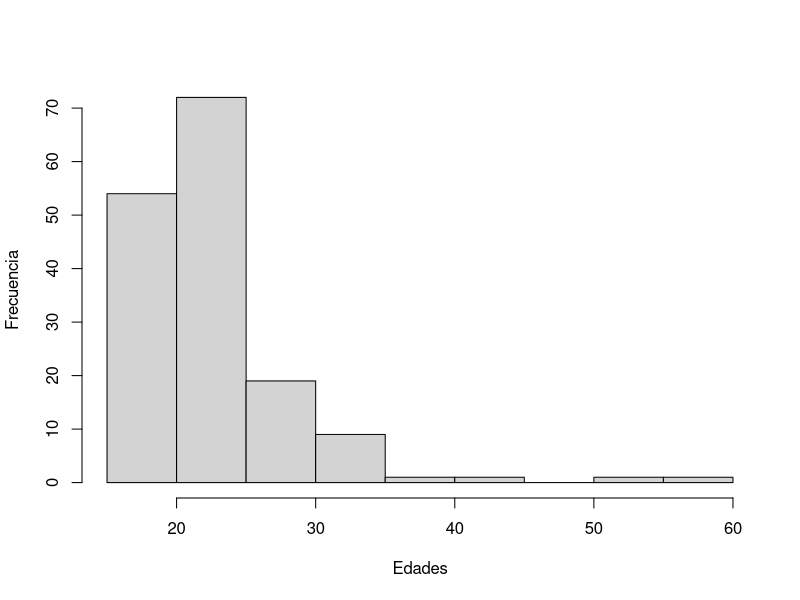
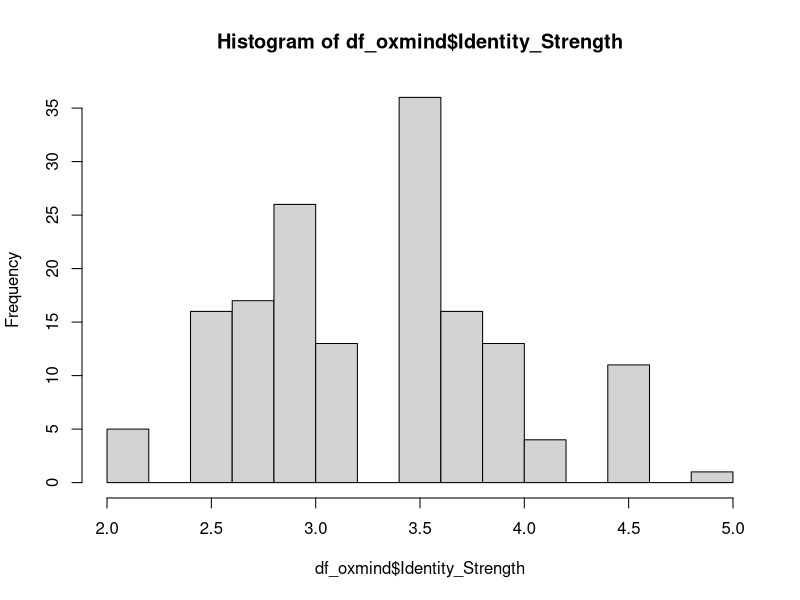
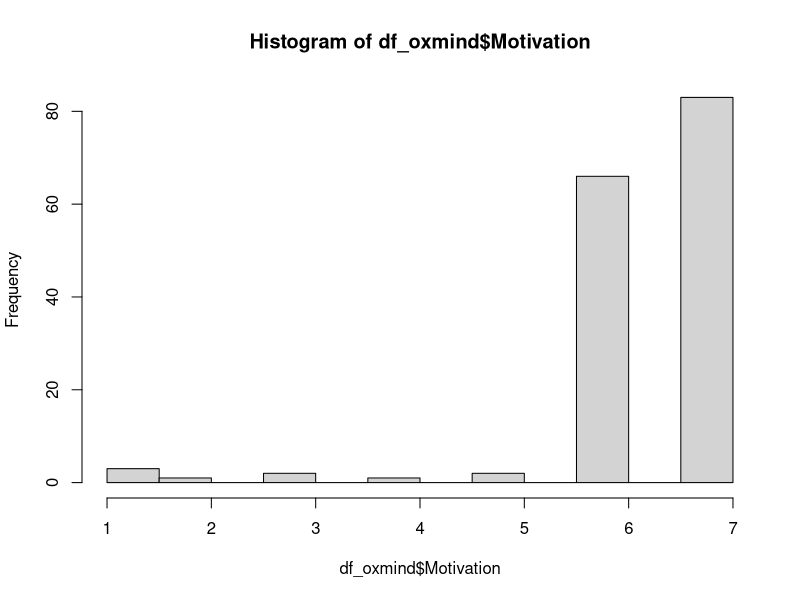
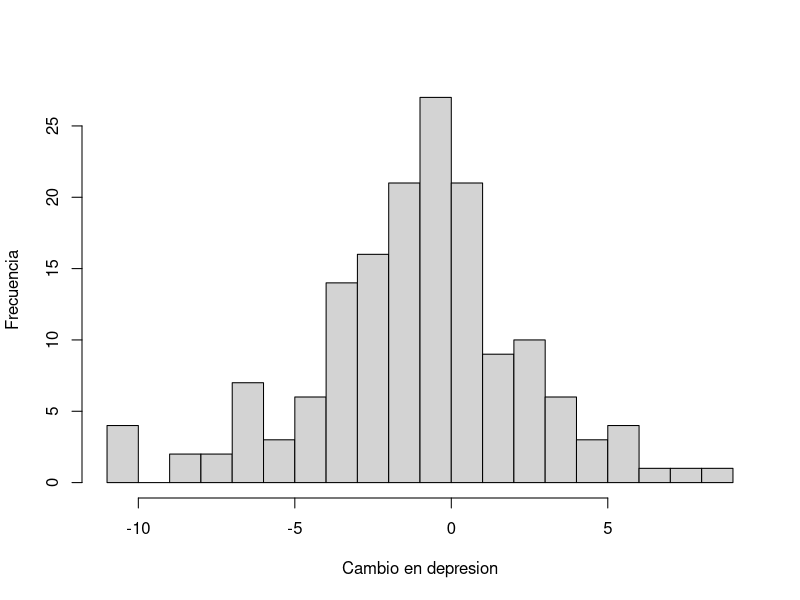

Write R code to recreate these figures, in order.
#Consigna 1: df_antropometria.
df_antropo = read.table('antropometria.csv', sep=',', header=T)#Leo table con separador "," y con nombres de columna (headers).
print(str(df_antropo))#La estructura me muestra columnas numeric (height, weight, age) y character (sex).

#Chequeos NA.
ubicaciones_na = which(is.na(df_antropo), arr.ind=T)#Cuando uso "arr.ind", which() me devuelve dos columnas: en la primera, la fila donde se hallo el NA; en la segunda, la columna donde se hallo el NA.
print(df_antropo[ubicaciones_na[,1],])#Busco las filas donde encontre NAs, y muestro esas entradas en el dataframe.
table(ubicaciones_na[,2])#Si me fijo las columnas donde existieron NAs, veo que solo fueron la primera y segunda. O sea, height y weight.

df_antropo = df_antropo[-ubicaciones_na[,1],]#Elimino todas las filas con NA.
write.table(df_antropo, file='antropometria_filtrado.csv', sep=',', col.names=T, quote=F)#Exporto.

#Consigna 2: Mindfulness.
#a) Importacion.
#library(openxlsx)#Si usan excel usen esto.
#df_oxmind = read.xlsx('oxford_mindfulness.xlsx')
df_oxmind = read.table('oxford_mindfulness.csv', sep=',', header=T)

#b) Limpieza y reconocimiento.
#Chequeo NAs.
ubicaciones_na = which(is.na(df_oxmind), arr.ind=T)#Existen NAs en columnas 20 a 24.
df_oxmind = df_oxmind[-ubicaciones_na[,1],]#Elimino

#Chequeo duplicadas.
print(which(duplicated(df_oxmind)))#No encuentro filas duplicadas.

#Chequeo anomalias.
head(df_oxmind[,1:7])#La columna 1-7 muestra datos base del sujeto. La edad es un numeric, asi como el numero de referencia, y el resto character.
hist(df_oxmind$Age, xlab='Edades', ylab='Frecuencia', main=NA)#Histograma de edad. No veo nada raro.
print(min(df_oxmind$Age))#La edad mas chica es 18, tiene sentido.
print(table(df_oxmind$Gender))#Las respuestas a genero son validas.
print(table(df_oxmind$Citizen))#Idem ciudadania.
print(table(df_oxmind$Ethnicity))#Idem etnicidad.
print(table(df_oxmind$English))#Idem idioma.
print(table(df_oxmind$Degree))#Idem nivel educativo.
#En resumen tenemos un dataset con mas genero femenino que masculino, y poca representatividad de demas generos. Las ciudadanias estan balanceadas, pero la etnicidad es predominantemente blanca. La mayoria habla ingles. La mayoria es de carrera de grado.

#Otras var categoricas.
print(table(df_oxmind$Brexit_Identity))#Les preguntaron tambien por brexit, solo se ven las dos respuestas no anomalas, sesgado hacia "remain".
print(table(df_oxmind$Meditation))#Respuestas "si" o "no" a si practican meditacion. Ambas categorias representadas, la mayoria en "si".
print(table(df_oxmind$Mindfulness))#Idem respuestas validas en mindfulness, pero casi nadie lo practica.
print(table(df_oxmind$Treatment))#Se les hizo el tratamiento o no? Variable binaria.

#Var numericas.
head(df_oxmind[,8:12])#Las cinco variables del test "big five", representan la personalidad de la persona.
print(summary(df_oxmind[,8:12]))#Muestran rangos parecidos, incluidos sus max/min. Nada anomalo.

hist(df_oxmind$Identity_Strength, breaks=20)#Identity strength tambien tiene un rango razonable.
hist(df_oxmind$Motivation)#Motivacion alta, al parecer. Dichosos.

summary(df_oxmind[,19:24])#Variables de depresion o ansiedad. Tambien rangos razonables. Sin anomalias detectadas.

#c) Cambios en depresion/ansiedad.
df_oxmind$Depression_T1T3 = df_oxmind$Depression_T3 - df_oxmind$Depression_T1#Una resta simple.
hist(df_oxmind$Depression_T1T3, xlab='Cambio en depresion', ylab='Frecuencia', main=NA, breaks=20)#Chusmeo la distribucion.

#d) Exportacion.
#write.xlsx(df_oxmind, file='oxford_mindfulness_procesado.xlsx')#Si usan excel usen esto.
write.table(df_oxmind, file='oxford_mindfulness_procesado.csv', sep=',', col.names=T, quote=F)
